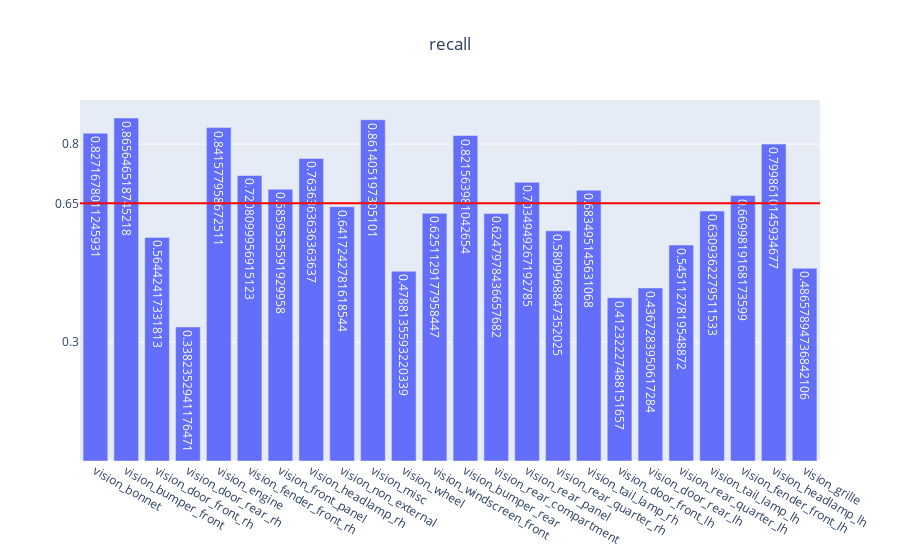

Notebook source saved alongside this figure:
### Code cell
genVisMulitlabel(partEvalMetrics, "recall")

### Figure 1 — Plotly figure (JSON) as saved in the notebook; plotly's stock layout.template omitted (floating-point values rounded to 4 significant figures)
{"data": [{"text": [0.8272, 0.8656, 0.5644, 0.3382, 0.8416, 0.7208, 0.686, 0.7636, 0.6417, 0.8614, 0.4788, 0.6251, 0.8216, 0.6248, 0.7035, 0.581, 0.6835, 0.4123, 0.4367, 0.5451, 0.6309, 0.67, 0.7999, 0.4866], "type": "bar", "x": ["vision_bonnet", "vision_bumper_front", "vision_door_front_rh", "vision_door_rear_rh", "vision_engine", "vision_fender_front_rh", "vision_front_panel", "vision_headlamp_rh", "vision_non_external", "vision_misc", "vision_wheel", "vision_windscreen_front", "vision_bumper_rear", "vision_rear_compartment", "vision_rear_panel", "vision_rear_quarter_rh", "vision_tail_lamp_rh", "vision_door_front_lh", "vision_door_rear_lh", "vision_rear_quarter_lh", "vision_tail_lamp_lh", "vision_fender_front_lh", "vision_headlamp_lh", "vision_grille"], "y": [0.8272, 0.8656, 0.5644, 0.3382, 0.8416, 0.7208, 0.686, 0.7636, 0.6417, 0.8614, 0.4788, 0.6251, 0.8216, 0.6248, 0.7035, 0.581, 0.6835, 0.4123, 0.4367, 0.5451, 0.6309, 0.67, 0.7999, 0.4866]}], "layout": {"shapes": [{"line": {"color": "red", "width": 2}, "type": "line", "x0": 0, "x1": 1, "xref": "x domain", "y0": 0.6504, "y1": 0.6504, "yref": "y"}], "title": {"text": "recall", "x": 0.5}, "yaxis": {"tickmode": "array", "tickvals": ["0.65", 0.3, 0.8]}}}
